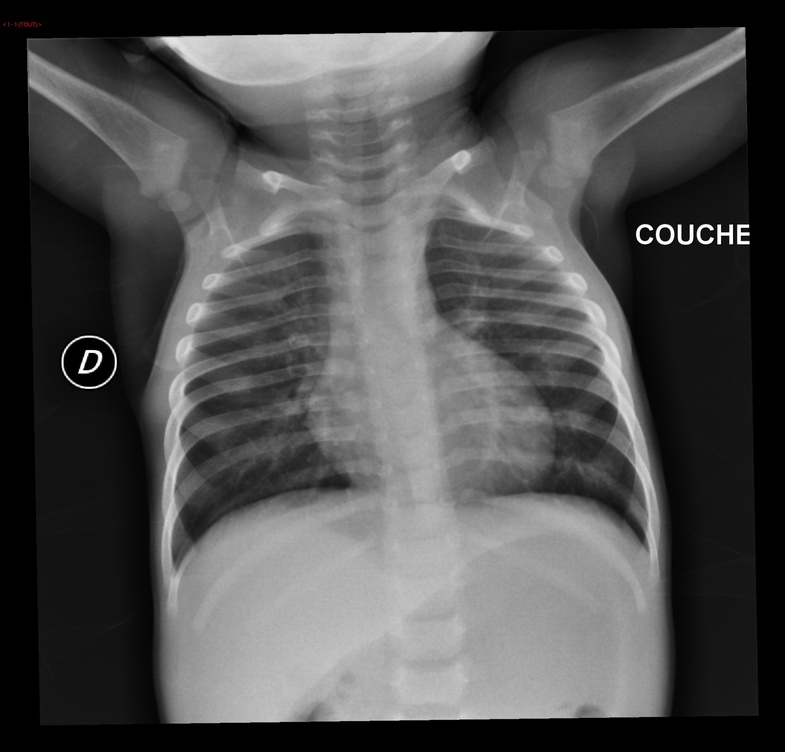
#> input picture Rx1anNormale.jpg, 785 x 752 px, shrunk from 1900 x 1820 before the run, found by its file name
$ python histogram.py
#> lines starting #> are read from the running program, lines starting #| are printed output that depends on the picture
import cv2
import numpy as np
from matplotlib import pyplot as plt

root = "/Users/camilleruppli/Desktop/Telecom/IMA/IMA201/"
T=["Rx1anNormale","Rx3ansFoyerInfGauche","Rx3ansNormaleFace","Rx3ansNormaleProfil","Rx4,5ansPneumopathieNecrosanteDroite","Rx4ansNormale","Rx8,5ansNormale-distension","Rx11ansNormale-sdbronchique"]


for i in range(len(T)):
    img = cv2.imread(root+T[i]+'.jpg')
#> img is the input picture: shape (752, 785, 3); mean B, G, R 79.8, 79.8, 79.8
    color = ('b','g','r')
    for j,col in enumerate(color):
        histr = cv2.calcHist([img],[j],None,[256],[0,256])
        plt.plot(histr,color = col)
        plt.xlim([0,256])
        #plt.show() doen't work on my computer anymore
        plt.savefig(root+'histo'+T[i]+'.png')
        plt.close()
#> this loop made 3 passes
#> pass 1, `plt.savefig(root+'histo'+T[i]+'.png')`:
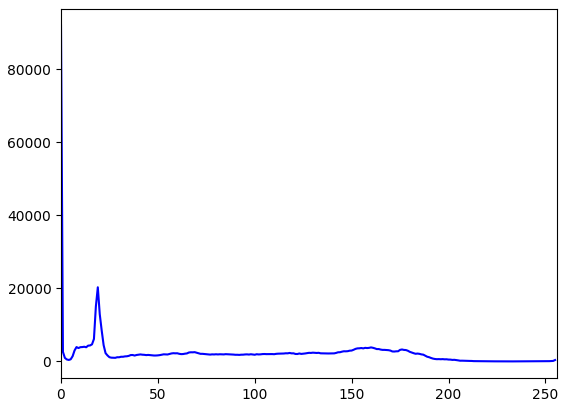
#> figure drawn by matplotlib, 1 panel; curve peaks at x = 0, y = 92058
#> pass 2 of the loop `for i in range(len(T)):`:
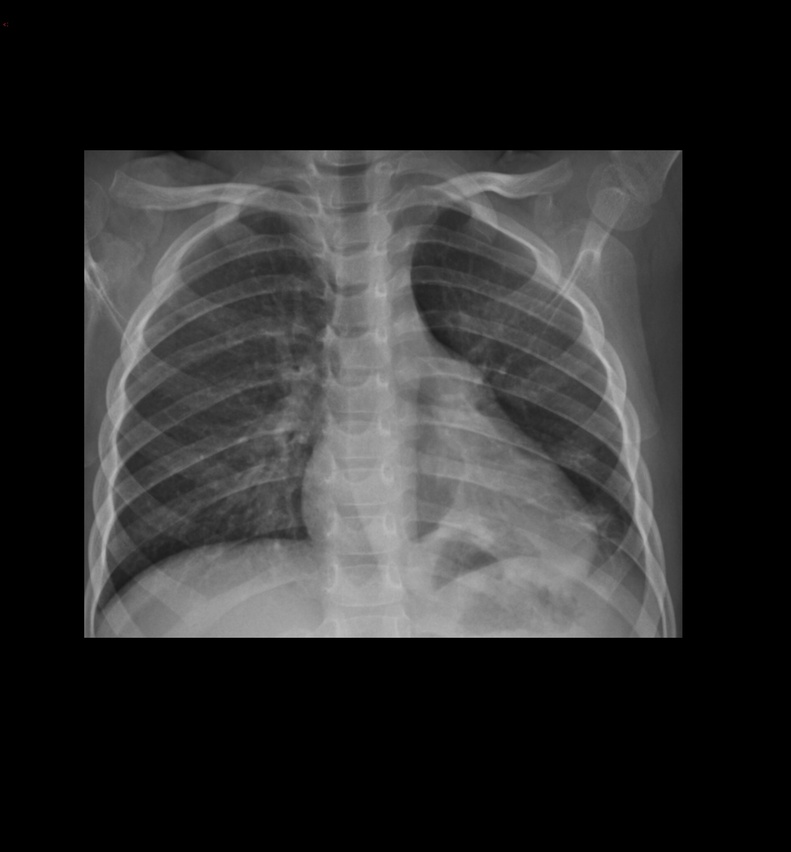
#> input picture Goal/Rx3ansFoyerInfGauche.jpg, 791 x 852 px, shrunk from 1916 x 2064 before the run, found by its file name
#> img is the input picture: shape (852, 791, 3); mean B, G, R 44, 44, 44
#> the loop `for j,col in enumerate(color):` made 3 passes
#> pass 1, `plt.savefig(root+'histo'+T[i]+'.png')`:
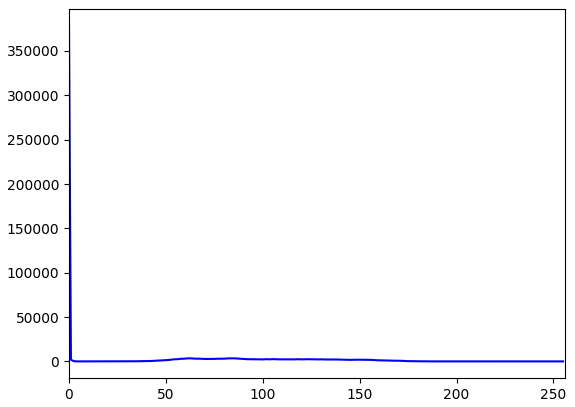
#> figure drawn by matplotlib, 1 panel; curve peaks at x = 0, y = 378817
#> pass 3 of the loop `for i in range(len(T)):`:
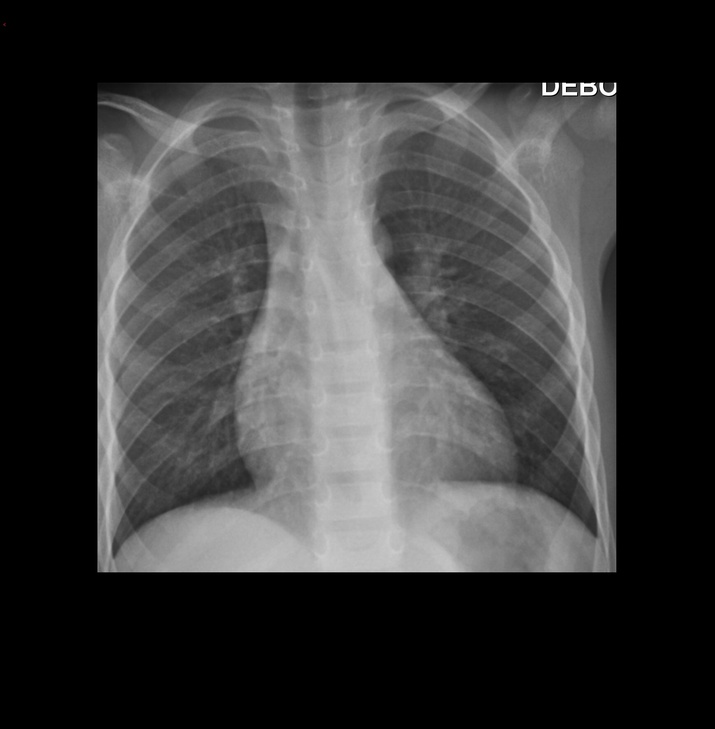
#> input picture Goal/Rx3ansNormaleFace.jpg, 715 x 729 px, shrunk from 1732 x 1764 before the run, found by its file name
#> img is the input picture: shape (729, 715, 3); mean B, G, R 56.9, 56.9, 56.9
#> the loop `for j,col in enumerate(color):` made 3 passes
#> pass 1, `plt.savefig(root+'histo'+T[i]+'.png')`:
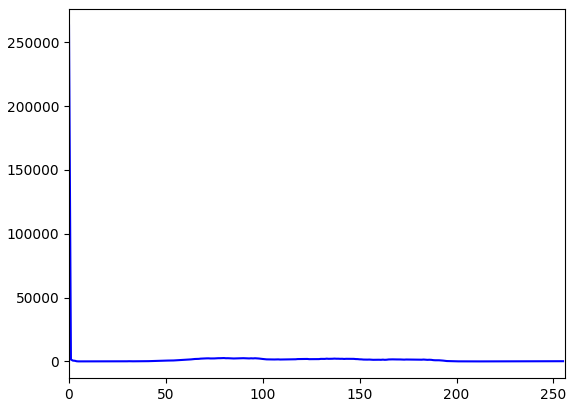
#> figure drawn by matplotlib, 1 panel; curve peaks at x = 0, y = 263217
#> (the run stopped early here; a loop or call above may not have finished)
